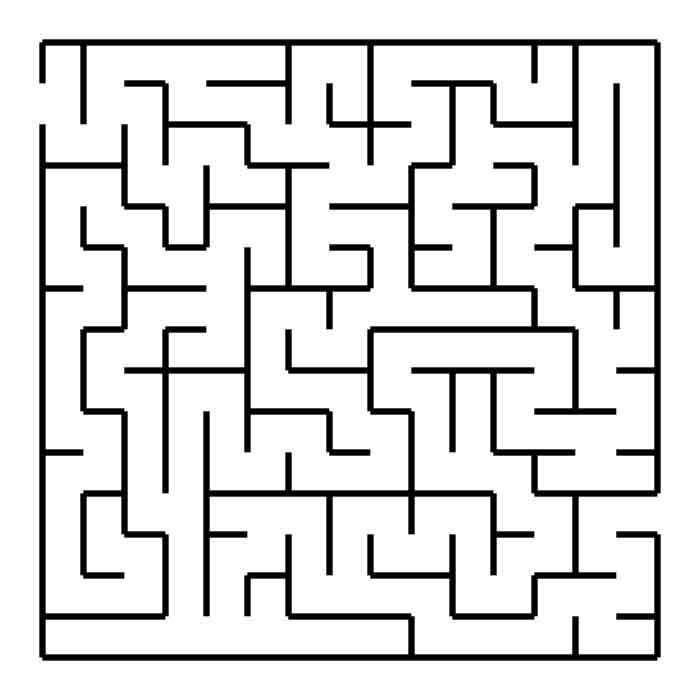
#> input picture maze.jpg, 700 x 700 px
$ python Astar.py
#> lines starting #> are read from the running program, lines starting #| are printed output that depends on the picture
import math
import matplotlib.pyplot as plt
from PIL import Image
import cv2

visulation = 1

class AstarPath:
    #initialising the class
    def __init__(self, bot_radius, grid, x_obs, y_obs):
        self.bot_radius = bot_radius
        self.grid_size = grid
        self.create_obstacle_map(x_obs, y_obs)
        self.path = self.get_path()

    class Block:
        def __init__(self, x, y, cost, path):
            self.x = x
            self.y = y
            self.cost = cost
            self.path = path

        def __str__(self):
            return str(self.x) + '+' + str(self.y) + ',' + str(self.cost) + ',' + str(self.path)
    @staticmethod
    def get_path():
        #all possible paths/direction the robot can go from current position
        path = [[1,0,1], [0,1,1], [-1,0,1], [0,-1,1], [-1,-1, math.sqrt(2)], [-1,1,math.sqrt(2)], [1,-1,math.sqrt(2)], [1,1,math.sqrt(2)]]
        return path
    @staticmethod
    # A* finds a path from start to goal.
    # h is the heuristic function. h(n) estimates the cost to reach goal from node n.
    def heuristicCalculation(n1, n2):
        return 1.0*math.sqrt((n1.x - n2.x)**2 + (n1.y-n2.y)**2)

    #calculates the grid position
    def gridPosition(self, idx, offset):
        return idx*self.grid_size + offset

    #distance to block
    def calc_xy(self, position, min_position): #distance to block
        return round((position-min_position) / self.grid_size)

    #blocks to distance
    def gridIndexCalculation(self, block):
        return (block.y - self.y_min) * self.x_width + (block.x - self.x_min)

    #checks if the curr location is valid or not
    def isValid(self, block):
        x_pos = self.gridPosition(block.x, self.x_min)
        y_pos = self.gridPosition(block.y, self.y_min)

        if x_pos < self.x_min:
            return 0
        elif y_pos < self.y_min:
            return 0
        elif x_pos >= self.x_max:
            return 0
        elif y_pos >= self.y_max:
            return 0

        if self.obs_pos[block.x][block.y]:
            return 0
        return 1

    #it will generate the maze to be solved
    def create_obstacle_map(self, x_obs, y_obs):
        self.x_min = round(min(x_obs))
        self.y_min = round(min(y_obs))
        self.x_max = round(max(x_obs))
        self.y_max = round(max(y_obs))
        #width with block size of grid size
        self.x_width = round((self.x_max - self.x_min)/self.grid_size)
        self.y_width = round((self.y_max - self.y_min)/self.grid_size)
        self.obs_pos = [[False for i in range(self.y_width)] for i in range(self.x_width)]
        for i in range(self.x_width):
            #calculating current position from start point with grid size as block
            x = self.gridPosition(i, self.x_min)
            for j in range(self.y_width):
                y = self.gridPosition(j, self.y_min)
                for idx_x_obs, idx_y_obs in zip(x_obs, y_obs):
                    d = math.sqrt((idx_x_obs-x)**2 + (idx_y_obs-y)**2)
                    if d<=self.bot_radius:
                        self.obs_pos[i][j] = 1
                        break

    #after the path is found this function will be used to traverse and show user the ouput path as reslult
    def finalPathCal(self, end_block, record_closed):
        x_outPath, y_outPath = [self.gridPosition(end_block.x, self.x_min)], [self.gridPosition(end_block.y, self.y_min)]
        path = end_block.path
        while path != -1:
            n = record_closed[path]
            x_outPath.append(self.gridPosition(n.x, self.x_min))
            y_outPath.append(self.gridPosition(n.y, self.y_min))
            path = n.path

        return x_outPath, y_outPath

    def aStarSearch(self, start_x, start_y, end_x, end_y):
        #x_min is min(obstacle_x) and start_x is the start point we give as input
        start_block = self.Block(self.calc_xy(start_x, self.x_min), self.calc_xy(start_y, self.y_min), 0.0, -1) #x_min is min(obstacle_x) and start_x is the start point we give as input
        end_block = self.Block(self.calc_xy(end_x, self.x_min), self.calc_xy(end_y, self.y_min), 0.0, -1)

        record_open, record_closed = dict(), dict()
        record_open[self.gridIndexCalculation(start_block)] = start_block
        while 1:
            if len(record_open) == 0:
                print("Invalid inputs")
                break

            #tarverse through all elements of record open and then return that cost which is minimum
            total_cost = min(record_open, key=lambda x: record_open[x].cost + self.heuristicCalculation(end_block, record_open[x]))
            collected_cost = record_open[total_cost]

            if visulation:
                plt.plot(self.gridPosition(collected_cost.x, self.x_min), self.gridPosition(collected_cost.y, self.y_min), "xy")
                if len(record_closed.keys())%20 == 0:
                    plt.pause(0.000001)

            #if current block position is same as end block then this if executes
            if collected_cost.x == end_block.x and collected_cost.y == end_block.y:
                print("Finished!!!")
                end_block.path = collected_cost.path
                end_block.cost = collected_cost.cost
                break

            #remove from record_open and add in record_closed
            del record_open[total_cost]
            record_closed[total_cost] = collected_cost

            for i in range(len(self.path)):
                block = self.Block(collected_cost.x + self.path[i][0], collected_cost.y + self.path[i][1], collected_cost.cost + self.path[i][2], total_cost)
                idx_block = self.gridIndexCalculation(block)

                if not self.isValid(block):
                    continue
                if idx_block in record_closed:
                    continue
                if idx_block not in record_open:
                    record_open[idx_block] = block
                else:
                    if record_open[idx_block].cost > block.cost:
                        record_open[idx_block] = block

        x_outPath, y_outPath = self.finalPathCal(end_block, record_closed)
        return x_outPath, y_outPath


def main():
    grid_size =3.0
    bot_radius = 2.0

    image = cv2.imread('maze.jpg')
#> image is the input picture: shape (700, 700, 3); min 0, max 255, mean 221.5
    image = cv2.resize(image, (200,200))
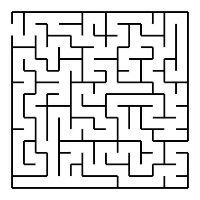
#> image: shape (200, 200, 3); min 0, max 255, mean 221.1
    gray = cv2.cvtColor(image, cv2.COLOR_BGR2GRAY)
    (width, length) = gray.shape
#> width = 200; length = 200
    x_obs, y_obs = [], []
    for i in range(width):
        for j in range(length):
            if gray[i][j] <= 150:
                y_obs.append(i)
                x_obs.append(j)
#> after the loop, y_obs = 5787 values from 11 to 188

    plt.plot(x_obs, y_obs, ".k")
    plt.show()
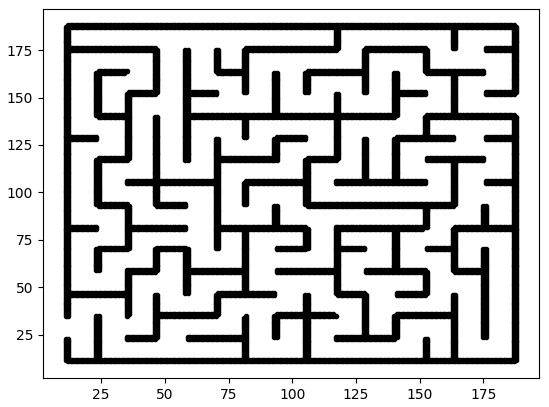
#> figure drawn by matplotlib, 1 panel

    print("enter starting index")
    start_x = int(input())
#> the answer given: 3
    start_y = int(input())
#> the answer given: 3

    print("enter ending index")
    end_x = int(input())
#> the answer given: 3
    end_y = int(input())
#> the answer given: 3

    if visulation:
        plt.plot(x_obs, y_obs, ".r")
        plt.plot(start_x, start_y, "og")
        plt.plot(end_x, end_y, "xb")
        plt.grid(True)
        plt.axis("equal")

    a_star = AstarPath(bot_radius, grid_size, x_obs, y_obs)
    x_outPath, y_outPath = a_star.aStarSearch(start_x, start_y, end_x, end_y)
#> the loop in aStarSearch, `while 1:` made 1 pass
#> pass 1, in aStarSearch, `plt.pause(0.000001)`:
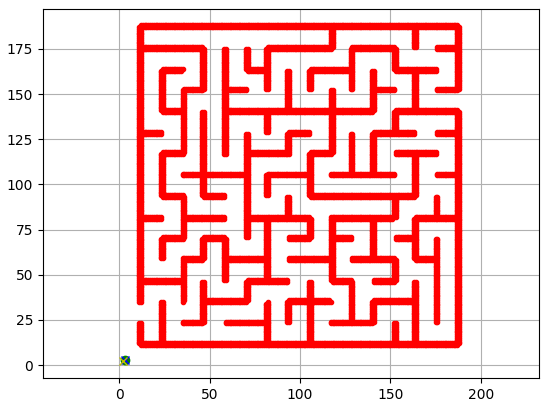
#> figure drawn by matplotlib, 1 panel
#> x_outPath = [2]; y_outPath = [2]

    if visulation:
        plt.plot(x_outPath, y_outPath, "r")
        plt.show()

if __name__ == '__main__':
    main()
